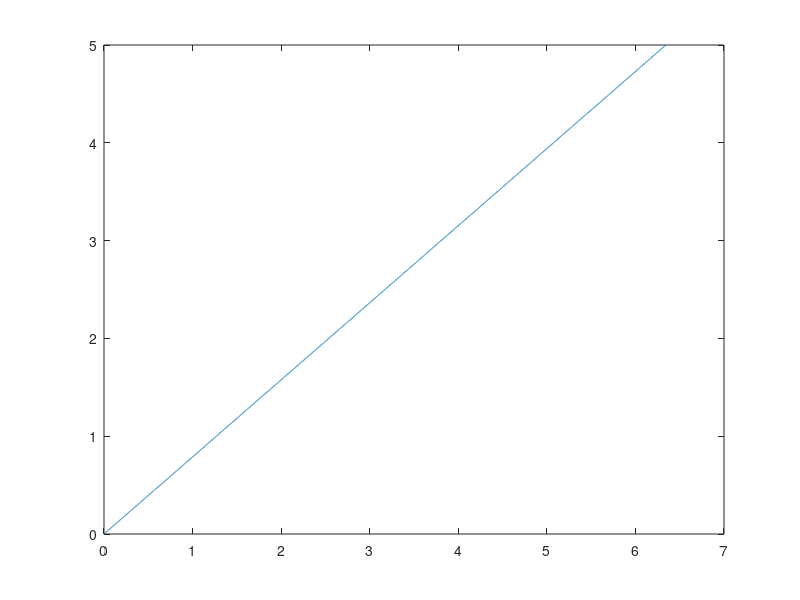

Write the MATLAB code that produced this figure.
%% Dustin Goetz
clear; clc; close all;

% Flat and Corrugated Diaphragm Design Handbook by Mario Giovanni

force = 0:.001:5;
hole_rad = (4.75/2)*(10^-3);
shaft_rad = (3/2)*(10^-3);
membrane_thickness = 0.381*(10^-3);
elasticity = 0.5841*(10^6);
poisson = .5;

solidarity_ratio = hole_rad/shaft_rad;

k = ((hole_rad^2/(elasticity*membrane_thickness^3))*...
    (3*(1-poisson^2)/pi)*((solidarity_ratio^2-1)/(4*solidarity_ratio^2)...
    -(log(solidarity_ratio)^2)/(solidarity_ratio^2-1)))^(-1);

displacement = force/k;

figure;
plot(displacement*1000,force)